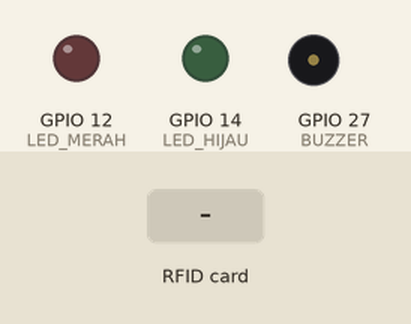
Simulated run of this sketch. Board: ESP32. On the bench: output pins drawn as LEDs (lit = HIGH), buzzer (waves = sounding). The test bench sets the inputs (shaded band). WiFi joins after 1.5 s; servers stay silent unless stated; uploads are accepted with an empty reply; the local clock reads 2024-03-15 10:24:30 at power-on unless the sketch sets it; what the sketch prints to the serial monitor is not drawn.

Above: at 2.9 s.
3.0 s: RFID card 5E 7A 19 C4 held to the reader
At 3.4 s:
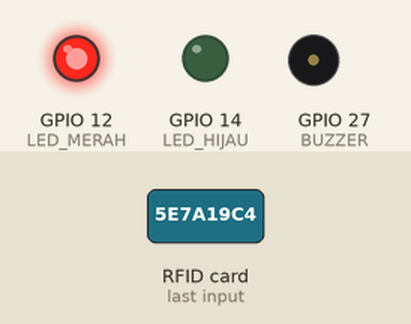
Timing chart, 0 to 6.0 s (numbered marks = the images above; inputs shaded):
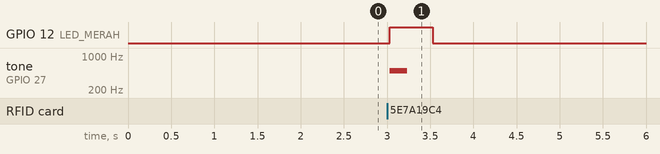

Measured:
- after the input at 3.0 s, GPIO 12 (LED_MERAH): LOW → HIGH at once, → LOW 0.50 s later; tone on GPIO 27 (BUZZER): silent → 500 Hz at once, → silent 0.20 s later

The sketch:

kodearduino.ino
```cpp
#include <WiFi.h>
#include <HTTPClient.h>
#include <SPI.h>
#include <MFRC522.h>
#include <ArduinoJson.h>
#include <time.h>

// WiFi credentials
const char* ssid = "?";
const char* password = "hayoyoyo";

// Firebase config
const char* FIREBASE_API_KEY = "AIzaSyCLHtSN4T_yjCBoqjU0dKPojyxaUT3gNBo";
const char* FIREBASE_EMAIL = "tugasbesar@gmail.com";
const char* FIREBASE_PASSWORD = "tubes1234";
const char* DATABASE_URL = "https://tubesiot-3d0de-default-rtdb.firebaseio.com/";

String idToken = "";

// Waktu batas hadir
int batasJam = 7;
int batasMenit = 30;

// Pin konfigurasi
#define RST_PIN    22
#define SS_PIN     21
#define BUZZER     27
#define LED_HIJAU  14
#define LED_MERAH  12

MFRC522 mfrc522(SS_PIN, RST_PIN);
MFRC522::MIFARE_Key key;
MFRC522::StatusCode status;
int blocks[] = {4, 5, 6, 8, 9};
#define total_blocks  (sizeof(blocks) / sizeof(blocks[0]))

byte buffer[18];

String cleanString(String input) {
  input.trim();
  String result = "";
  for (int i = 0; i < input.length(); i++) {
    char c = input.charAt(i);
    if (isAlphaNumeric(c) || c == ' ' || c == '-' || c == '_') {
      result += c;
    }
  }
  result.trim();
  return result;
}

void setup() {
  Serial.begin(115200);
  SPI.begin(18, 19, 23, SS_PIN);
  mfrc522.PCD_Init();

  pinMode(BUZZER, OUTPUT);
  pinMode(LED_HIJAU, OUTPUT);
  pinMode(LED_MERAH, OUTPUT);

  digitalWrite(BUZZER, LOW);
  digitalWrite(LED_HIJAU, LOW);
  digitalWrite(LED_MERAH, LOW);

  Serial.print("Menghubungkan WiFi...");
  WiFi.begin(ssid, password);
  while (WiFi.status() != WL_CONNECTED) {
    delay(500);
    Serial.print(".");
  }
  Serial.println("\nWiFi Terhubung!");

  configTime(7 * 3600, 0, "pool.ntp.org"); // GMT+7
  loginFirebase();
}

void loop() {
  digitalWrite(LED_HIJAU, LOW);
  digitalWrite(LED_MERAH, LOW);

  if (!mfrc522.PICC_IsNewCardPresent() || !mfrc522.PICC_ReadCardSerial()) return;

  String nama = "", nim = "", prodi = "", jurusan = "", jenis_kelamin = "";
  bool dataValid = true;

  for (byte i = 0; i < total_blocks; i++) {
    if (!ReadDataFromBlock(blocks[i], buffer)) {
      dataValid = false;
      break;
    }

    String data = String((char*)buffer);
    data = cleanString(data);

    switch (i) {
      case 0: nama = data; break;
      case 1: nim = data; break;
      case 2: prodi = data; break;
      case 3: jurusan = data; break;
      case 4: jenis_kelamin = data; break;
    }
  }

  if (!dataValid) {
    Serial.println("Gagal membaca data kartu!");
    gagalDeteksiFeedback();
    return;
  }

  struct tm timeinfo;
  if (!getLocalTime(&timeinfo)) {
    Serial.println("Gagal mendapatkan waktu");
    gagalDeteksiFeedback();
    return;
  }

  char timestamp[25];
  strftime(timestamp, sizeof(timestamp), "%Y-%m-%d %H:%M:%S", &timeinfo);
  char yearStr[5];
  strftime(yearStr, sizeof(yearStr), "%Y", &timeinfo);

  String tahun = String(yearStr);
  String kelas = cleanString(prodi);
  kelas.replace(" ", "_");
  kelas.toLowerCase();

  String statusHadir = "Tepat Waktu";
  if (timeinfo.tm_hour > batasJam || (timeinfo.tm_hour == batasJam && timeinfo.tm_min > batasMenit)) {
    statusHadir = "Terlambat";
  }

  DynamicJsonDocument doc(512);
  doc["nama"] = nama;
  doc["nim"] = nim;
  doc["class"] = kelas;
  doc["jurusan"] = jurusan;
  doc["gender"] = jenis_kelamin;
  doc["timestamp"] = String(timestamp);
  doc["status"] = statusHadir;

  String jsonData;
  serializeJson(doc, jsonData);

  Serial.println("Data JSON:");
  Serial.println(jsonData);

  if (idToken != "") {
    HTTPClient http;
    String pushUrl = String(DATABASE_URL) + "/attendance/" + kelas + "/" + tahun + ".json?auth=" + idToken;
    http.begin(pushUrl);
    http.addHeader("Content-Type", "application/json");

    int httpResponseCode = http.POST(jsonData);
    Serial.print("HTTP Response Code: ");
    Serial.println(httpResponseCode);

    if (httpResponseCode > 0) {
      digitalWrite(LED_HIJAU, HIGH);
      tone(BUZZER, 1000, 200);
    } else {
      gagalDeteksiFeedback();
    }

    http.end();
  } else {
    gagalDeteksiFeedback();
  }

  delay(500);
  mfrc522.PICC_HaltA();
  mfrc522.PCD_StopCrypto1();
}

bool ReadDataFromBlock(int blockNum, byte buffer[]) {
  memset(buffer, 0, 18);

  for (byte i = 0; i < 6; i++) key.keyByte[i] = 0xFF;

  status = mfrc522.PCD_Authenticate(MFRC522::PICC_CMD_MF_AUTH_KEY_A, blockNum, &key, &(mfrc522.uid));
  if (status != MFRC522::STATUS_OK) {
    Serial.print("Auth failed: ");
    Serial.println(mfrc522.GetStatusCodeName(status));
    return false;
  }

  byte tempBuffer[18];
  byte size = 18;
  status = mfrc522.MIFARE_Read(blockNum, tempBuffer, &size);
  if (status != MFRC522::STATUS_OK) {
    Serial.print("Read failed: ");
    Serial.println(mfrc522.GetStatusCodeName(status));
    return false;
  }

  for (byte i = 0; i < 18; i++) {
    buffer[i] = (tempBuffer[i] >= 32 && tempBuffer[i] <= 126) ? tempBuffer[i] : ' ';
  }
  buffer[17] = '\0';
  return true;
}

void loginFirebase() {
  HTTPClient http;
  String loginUrl = "https://identitytoolkit.googleapis.com/v1/accounts:signInWithPassword?key=" + String(FIREBASE_API_KEY);
  http.begin(loginUrl);
  http.addHeader("Content-Type", "application/json");

  String payload = "{\"email\":\"" + String(FIREBASE_EMAIL) + "\",\"password\":\"" + String(FIREBASE_PASSWORD) + "\",\"returnSecureToken\":true}";
  int httpCode = http.POST(payload);

  if (httpCode > 0) {
    String response = http.getString();
    DynamicJsonDocument doc(1024);
    DeserializationError error = deserializeJson(doc, response);
    if (!error) {
      idToken = doc["idToken"].as<String>();
    }
  } else {
    Serial.println("Login Gagal");
    gagalDeteksiFeedback();
  }

  http.end();
}

void gagalDeteksiFeedback() {
  digitalWrite(LED_MERAH, HIGH);
  tone(BUZZER, 500, 200);
  delay(500);
  digitalWrite(LED_MERAH, LOW);
}
```
